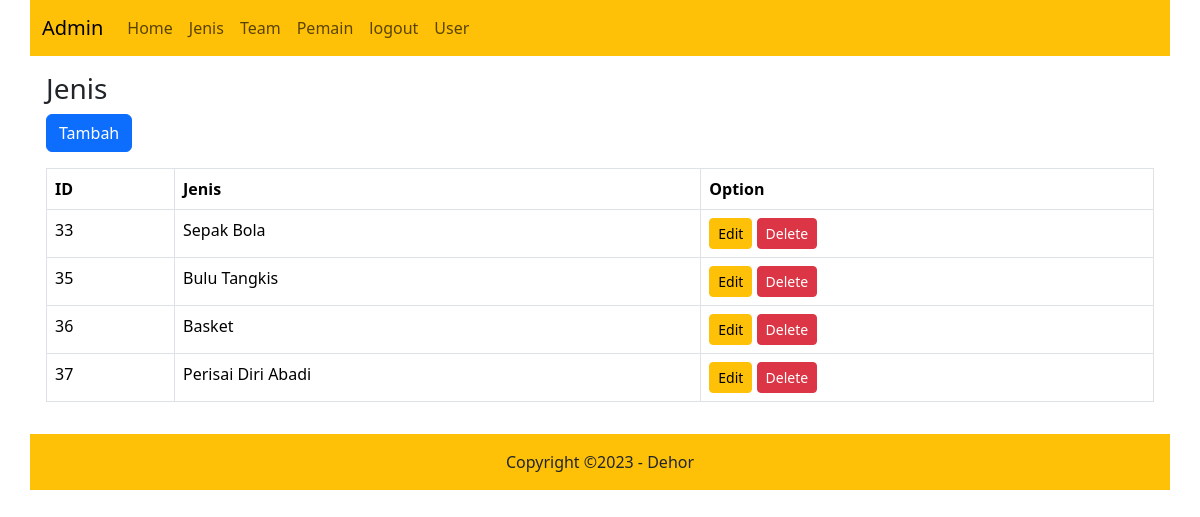
The app's page /Uas/admin/jenis/jenis.php with its own data.
### tables this page shows
CREATE TABLE `tb_jenis` (
  `id_jenis` int(10) UNSIGNED NOT NULL,
  `Jenis` varchar(50) NOT NULL
);

### Uas/admin/functions/functions.php (called while the page is built, shortened)
<?php
$conn =mysqli_connect("localhost","root","","olahraga");
function query($query){
    global $conn;
    $result =mysqli_query($conn, $query);
    $rows = [];
    while( $row = mysqli_fetch_assoc($result)){
        $rows[] = $row;
    }
    return $rows;
}

### Uas/admin/jenis/jenis.php (the view)
<?php
require_once '../functions/functions.php';
require_once '../header.php';
$jenis = query("SELECT * FROM tb_jenis");
?>
<div class="container">
  <div class="row">
    <div class="col-12 p-3 bg-white">
      <h3>Jenis</h3>
        <a href="jenis-tambah.php" class="btn btn-primary mb-3">Tambah</a>
        <table class="table table-bordered">
            <thead>
                <tr>
                    <th>ID</th>
                    <th>Jenis</th>
                    <th>Option</th>
                </tr>
            </thead>
            <tbody>
                <?php foreach($jenis as $row):?>
                <tr>
                    <td><?=$row['id_jenis']?></td>
                    <td><?=$row['Jenis']?></td>
                    <td>
                    <a href="jenis-form.php?id=<?= $row['id_jenis'] ?>" class="btn btn-warning btn-sm"> Edit</a>
                    <a href="jenis-delete.php?id=<?= $row['id_jenis'] ?>" class="btn btn-danger btn-sm" onclick="return confirm('Apakah anda ingin menghapus data ini?')"> Delete</a>
                    </td>
                </tr>
                <?php endforeach; ?>
            </tbody>
        </table>
    </div>
  </div>
</div>
<?php require_once '../footer.php'; ?>

### Uas/css/style.css (style rules this page uses)
.admin-body { background-image: url('../img/bg.png'); background-repeat: repeat; }

### records on screen
tb_jenis: id_jenis "33", Jenis "Sepak Bola"
tb_jenis: id_jenis "35", Jenis "Bulu Tangkis"
tb_jenis: id_jenis "36", Jenis "Basket"
tb_jenis: id_jenis "37", Jenis "Perisai Diri Abadi"
